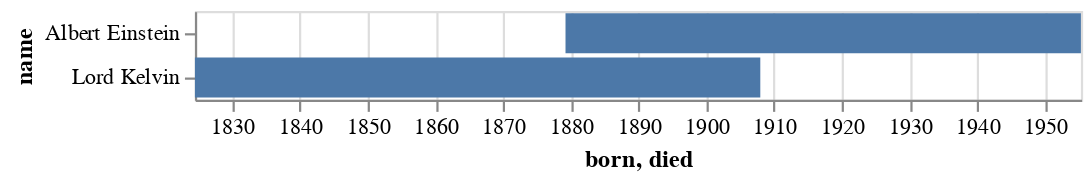

Here is the notebook cell this chart was saved with:
### Markdown cell above
### Timeline chart

### Code cell
alt.Chart(df_data).mark_bar().encode(
    x='born:T',
    x2='died:T',
    y='name'
)

### Figure 1 — Vega-Lite specification as saved in the notebook (floating-point values rounded to 4 significant figures)
{"config": {"view": {"continuousWidth": 400, "continuousHeight": 300}}, "data": {"name": "data-15b3be080bcc24d3b048e7f955fe3ae5"}, "mark": "bar", "encoding": {"x": {"field": "born", "type": "temporal"}, "x2": {"field": "died"}, "y": {"field": "name", "type": "nominal"}}, "$schema": "https://vega.github.io/schema/vega-lite/v4.17.0.json", "datasets": {"data-15b3be080bcc24d3b048e7f955fe3ae5": [{"name": "Lord Kelvin", "born": "1824-06-26", "died": "1907-12-17"}, {"name": "sdf sdfsd", "born": null, "died": null}, {"name": "Albert Einstein", "born": "1879-3-14", "died": "1955-4-18"}]}}
